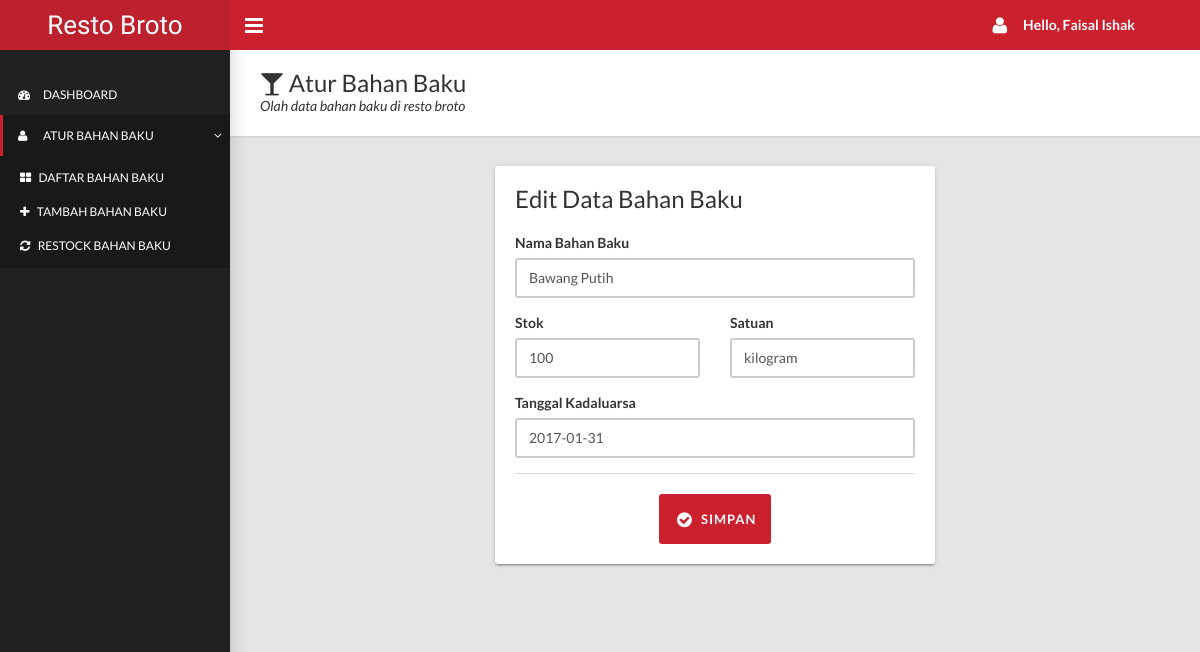
/pantry/bahan_edit.php?id=17 (signed in), run on the app's committed database.
### tables this page shows
CREATE TABLE `bahanbaku` (
  `id_bahanbaku` int(11) NOT NULL,
  `nik` varchar(21) NOT NULL,
  `nama_bahanbaku` varchar(51) NOT NULL,
  `stok` float NOT NULL,
  `satuan` varchar(31) NOT NULL,
  `tgl_masuk` date NOT NULL,
  `tgl_kadaluarsa` date NOT NULL
);

### pantry/bahan_edit.php (the view, shortened to what this page needs)
<?php
  require_once "../proses/connection.php";
  if(isset($_GET['id'])) {
        $id_bahanbaku = $_GET['id'];
        $nama_bahanbaku = "";
        $stok = 0;
        $satuan = "";
        $tgl_kadaluarsa = "";
        $strQuery = "SELECT id_bahanbaku, nik, nama_bahanbaku, stok, satuan, tgl_kadaluarsa FROM bahanbaku WHERE id_bahanbaku = '$id_bahanbaku'";
        $query = mysqli_query($connection, $strQuery);
        if($query){
            $result = mysqli_fetch_array($query, MYSQLI_ASSOC);
            $nama_bahanbaku = $result['nama_bahanbaku'];
            $stok = $result['stok'];
            $satuan = $result['satuan'];
            $tgl_kadaluarsa = $result['tgl_kadaluarsa'];
        }
    }
?>
  <!DOCTYPE html>
  <html>
  <head>
    <link rel="stylesheet" type="text/css" href="../assets/css/style.css">
  </head>
  <body class="sidebar-mini fixed">
    <div class="wrapper">
      <header class="main-header hidden-print"><a href="#" class="logo">Resto Broto</a>
        <nav class="navbar navbar-static-top">
          <a href="#" data-toggle="offcanvas" class="sidebar-toggle"></a>
          <div class="navbar-custom-menu">
            <ul class="top-nav">
              <li class="dropdown">
                <a href="#" data-toggle="dropdown" role="button" aria-haspopup="true" aria-expanded="false" class="dropdown-toggle"><i class="fa fa-user fa-lg" style="margin-right: 16px;"></i><b>Hello, <?php echo $_SESSION['nama_pegawai'];?></b></a>
              </li>
            </ul>
          </div>
        </nav>
      </header>
      <aside class="main-sidebar hidden-print">
        <section class="sidebar">
          <ul class="sidebar-menu" style="padding-top: 24px;">
            <li><a href="index.php"><i class="fa fa-dashboard"></i><span>Dashboard</span></a></li>
            <li class="treeview active"><a href="#"><i class="fa fa-user"></i><span>Atur Bahan Baku</span><i class="fa fa-angle-right"></i></a>
              <ul class="treeview-menu">
                <li><a href="bahan_list.php"><i class="fa fa-th-large"></i> Daftar Bahan Baku</a></li>
                <li><a href="bahan_tambah.php"><i class="fa fa-plus"></i> Tambah Bahan Baku</a></li>
                <li><a href="bahan_tambah_restock.php"><i class="fa fa-refresh"></i> Restock Bahan Baku</a></li>
              </ul>
            </li>
          </ul>
        </section>
      </aside>
      <div class="content-wrapper">
        <div class="page-title">
          <div>
            <h1><i class="fa fa-glass"></i> Atur Bahan Baku</h1>
            <p>Olah data bahan baku di resto broto</p>
          </div>
        </div>
        <div class="row">
          <div class="col-md-3"></div>
          <div class="col-md-6">
            <div class="card">
              <h3 class="card-title">Edit Data Bahan Baku</h3>
              <div class="card-body">
                <form action="proses/bahan_edit_proses.php" method="POST">
                  <div class="form-group">
                    <label class="control-label">Nama Bahan Baku</label>
                    <input type="text" name="nama_bahanbaku" placeholder="Masukkan nama bahan baku" class="form-control" value="<?php echo $nama_bahanbaku;?>"
                      required>
                  </div>
                  <div class="row">
                    <div class="col-md-6">
                      <div class="form-group">
                        <label class="control-label">Stok</label>
                        <input type="number" name="stok" placeholder="Masukkan stok" class="form-control" value="<?php echo $stok;?>" required>
                      </div>
                    </div>
                    <div class="col-md-6">
                      <div class="form-group">
                        <label class="control-label">Satuan</label>
                        <input type="text" name="satuan" placeholder="Masukkan satuan (cth: gram)" class="form-control" value="<?php echo $satuan;?>"
                          required>
                      </div>
                    </div>
                  </div>
                  <div class="form-group">
                    <label class="control-label">Tanggal Kadaluarsa</label>
                    <input name="tgl_kadaluarsa" placeholder="Masukkan tanggal kadaluarsa" id="tgl_kadaluarsa" class="form-control" value="<?php echo $tgl_kadaluarsa;?>"
                      required>
                  </div>
                  <div class="card-footer" style="text-align: center;">
                    <button type="submit" class="btn btn-primary icon-btn input-lg"><i class="fa fa-fw fa-lg fa-check-circle"></i>Simpan</button>
                  </div>
                </form>
              </div>
            </div>
          </div>
        </div>
      </div>
    </div>
  </body>
  </html>

### data on the page
bahanbaku: nama_bahanbaku "Bawang Putih", stok "100", satuan "kilogram", tgl_kadaluarsa "2017-01-31"

### other printed values
$_SESSION['nama_pegawai'] "Faisal Ishak"
